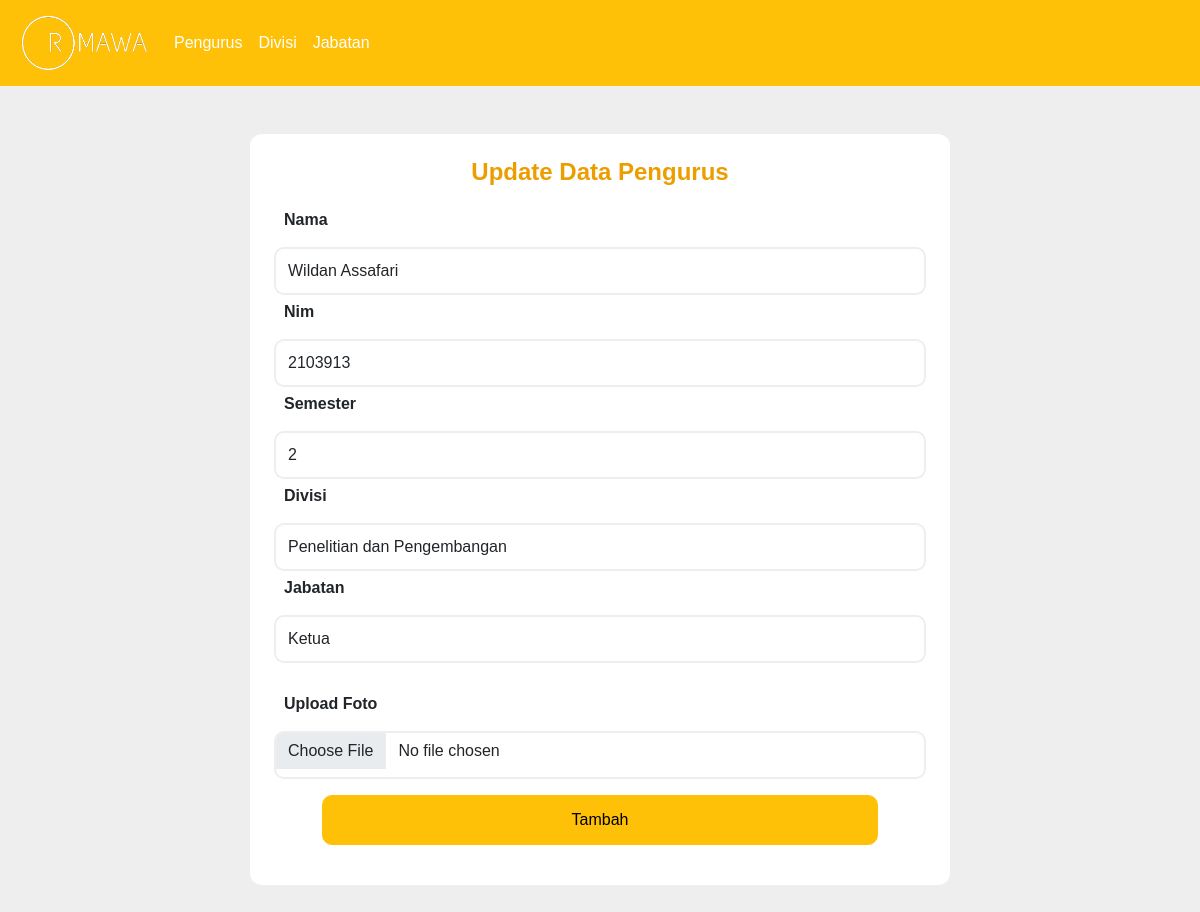
The app's page /editPengurus.php?id_edit=5 with its own data.
### tables this page shows
CREATE TABLE `pengurus` (
  `id_pengurus` int(11) NOT NULL,
  `nim` varchar(20) DEFAULT NULL,
  `nama` varchar(50) DEFAULT NULL,
  `semester` int(10) DEFAULT NULL,
  `foto` varchar(200) DEFAULT '',
  `id_bidang` int(11) DEFAULT NULL
);

### conf.php (called while the page is built)
<?php
$db_host = "localhost";
$db_user = "root";
$db_pass = "";
$db_name = "db_dpbo_tp2";
?>

### includes/DB.class.php (called while the page is built, shortened)
<?php
class DB
{
    var $db_host = "";
    var $db_user = "";
    var $db_pass = "";
    var $db_name = "";
    var $db_link = "";
    var $result = 0;
    function __construct($db_host = '', $db_user = '', $db_pass = '', $db_name = '')
    {
        $this->db_host = $db_host;
        $this->db_user = $db_user;
        $this->db_pass = $db_pass;
        $this->db_name = $db_name;
    }
    function open()
    {
        $this->db_link = mysqli_connect($this->db_host, $this->db_user, $this->db_pass, $this->db_name);
    }
    function execute($query = "")
    {
        $this->result = mysqli_query($this->db_link, $query);
        return $this->result;
    }
    function getResult()
    {
        return mysqli_fetch_array($this->result);
    }
}
?>

### includes/Pengurus.class.php (called while the page is built, shortened)
<?php
class Pengurus extends DB{
    function getDetailPengurus($id){
        $query = "SELECT * FROM pengurus where  id_pengurus  = '$id'";
        return $this->execute($query);
    }
}
?>

### includes/Divisi.class.php (called while the page is built, shortened)
<?php
class Divisi extends DB{
    function getDivisi(){
        $query = "SELECT * FROM divisi";
        return $this->execute($query);
    }
    function getDivisiName($id){
        $query = "SELECT * FROM divisi where id_divisi  = '$id'";
        return $this->execute($query);
    }
}
?>

### includes/Bidang_Divisi.class.php (called while the page is built, shortened)
<?php
class Bidang_Divisi extends DB{
    function getJabatan($id){
        $query = "SELECT * FROM bidang_divisi where id_bidang  = '$id'";
        return $this->execute($query);
    }
    function getJabatan_IdDivisi($id){
        $query = "SELECT * FROM bidang_divisi where id_divisi  = '$id'";
        return $this->execute($query);
    }
}
?>

### editPengurus.php (the view, shortened to what this page needs)
<?php
include("conf.php");
include("includes/DB.class.php");
include("includes/Pengurus.class.php");
include("includes/Divisi.class.php");
include("includes/Bidang_Divisi.class.php");
$id_pengurus = $_GET['id_edit'];
$pengurus = new Pengurus($db_host, $db_user, $db_pass, $db_name);
$pengurus->open();
$pengurus->getDetailPengurus($id_pengurus);
$data = $pengurus->getResult();
$jabatan = new Bidang_Divisi($db_host, $db_user, $db_pass, $db_name);
$jabatan->open();
$jabatan->getJabatan($data['id_bidang']);
$data_jabatan = $jabatan->getResult();
$divisi = new Divisi($db_host, $db_user, $db_pass, $db_name);
$divisi->open();
$divisi->getDivisiName($data_jabatan['id_divisi']);
$data_divisi = $divisi->getResult();
?>
<!DOCTYPE html>
<html lang="en">
<head>
    <link rel="stylesheet" href="https://cdn.jsdelivr.net/npm/bootstrap@5.0.0-alpha1/dist/css/bootstrap.min.css">
    <link rel="stylesheet" href="https://cdnjs.cloudflare.com/ajax/libs/font-awesome/4.7.0/css/font-awesome.min.css">
    <link rel="stylesheet" href="assets/css/style.css">
</head>
<body>
    <nav class="navbar navbar-expand-lg navbar-dark bg-warning p-2 text-dark bg-opacity-50">
        <div class="container-fluid">
            <a class="navbar-brand" href="index.php">
                <img src="assets/images/ormawa.png" width="130" height="60" class="d-inline-block align-top" alt="">
            </a>
          <div class="collapse navbar-collapse" id="navbarSupportedContent">
            <ul class="navbar-nav me-auto mb-2 mb-lg-0">
            <li class="nav-item">
                <a class="nav-link active" aria-current="page" href="index.php">Pengurus</a>
              </li>
              <li class="nav-item">
                <a class="nav-link active" aria-current="page" href="divisi.php">Divisi</a>
              </li>
              <li class="nav-item">
                <a class="nav-link active" aria-current="page" href="bidang_divisi.php">Jabatan</a>
              </li>
            </ul>
          </div>
        </div>
    </nav>
    <div class="container mt-5 mb-5 d-flex justify-content-center">
        <div class="cardAdd px-1 py-4">
            <div class="cardAdd-body">
                <h4 class="cardAdd-title mb-3">Update Data Pengurus</h4>
                <form action="editPengurus.php" method="POST" enctype="multipart/form-data">
                    <div class="row">
                        <div class="col-sm-12">
                            <div class="form-group">
                                <label class="label">Nama</label> <input class="form-control" name="nama" type="text" value="<?= $data['nama']; ?>" >
                            </div>
                        </div>
                    </div>
                    <div class="row">
                        <div class="col-sm-12">
                            <div class="form-group">
                                <label class="label">Nim</label>
                                <div class="input-group"> <input class="form-control" name="nim" type="text" value="<?= $data['nim']; ?>" > </div>
                            </div>
                        </div>
                    </div>
                    <div class="row">
                        <div class="col-sm-12">
                            <div class="form-group">
                                <label class="label">Semester</label>
                                <div class="input-group"> <input class="form-control" name="semester" type="text" value="<?= $data['semester']; ?>" > </div>
                            </div>
                        </div>
                    </div>
                    <div class="row">
                        <div class="col-sm-12">
                            <div class="form-group">
                            <label class="label">Divisi</label>
                                <div class="input-group">
                                    <select class="form-control" name="divisi" id="divisi-list">
                                        <?php
                                        $divisi->getDivisi();
                                        while(list($id_divisi, $nama_divisi) = $divisi->getResult()){
                                            if ($data_divisi['id_divisi']==$id_divisi) {
                                                $select="selected";
                                            }else{
                                                $select="";
                                            }
                                               echo "<option value='$id_divisi' $select>$nama_divisi</option>";
                                        }
                                        ?>
                                    </select>
                                </div>
                            </div>
                        </div>
                    </div>
                    <div class="row">
                        <div class="col-sm-12">
                            <div class="form-group">
                            <label class="label">Jabatan</label>
                                <div class="input-group">
                                    <select class="form-control" name="jabatan" id="jabatan-list">
                                          <?php
                                            $jabatan->getJabatan_IdDivisi($data_divisi['id_divisi']);
                                            while($row = $jabatan->getResult()){
                                                if ($data_jabatan['id_bidang']==$row['id_bidang']) {
                                                    $select="selected";
                                                }else{
                                                    $select="";
                                                }
                                                echo '<option value="' . $row['id_bidang'] . '" '.$select.'>' . $row['jabatan'] . '</option>';
                                            }
                                            ?>
                                    </select>
                                </div>
                            </div>
                        </div>
                    </div>
                    <div class="row">
                        <div class="col-sm-12">
                            <br>
                            <label class="label">Upload Foto</label>
                            <div class="form-group">
                                <div class="input-group">
                                <input class="form-control" type="file" name="uploadfile" value="<?= $data['foto']; ?>" id="uploadfile">
                                </div>
                            </div>
                        </div>
                    </div>
                    <div class=" d-flex flex-column text-center px-5 mt-3 mb-3">
                        <button class="btn btn-warning btn-block confirm-button" name="add">Tambah</button>
                    </div>
                </form>
            </div>
        </div>
    </div>
</body>
</html>

### assets/css/style.css (style rules this page uses)
body { background-color: #FFEBEE }
body { font-family: 'Maven Pro', sans-serif; background-color: #eee; }
a { text-decoration: none; color: black; }
.cardAdd { width: 600px; background-color: #fff; border: none; border-radius: 12px }
.form-control { margin-top: 10px; height: 48px; border: 2px solid #eee; border-radius: 10px }
.confirm-button { height: 50px; border-radius: 10px }
.label { padding:5px 10px; font-weight: bolder; }
label { font-weight: bolder; }
h4 { color: #ec9d00; text-align: center; font-weight: 700; }

### editPengurus.php (style rules this page uses)
.cardAdd-body { padding: 0 20px; }
.cardAdd { width: 700px; }

### records on screen
pengurus: nama "Wildan Assafari", nim "2103913", semester "2"

### other values on screen
form field divisi "Penelitian dan Pengembangan"
form field jabatan "Ketua"
